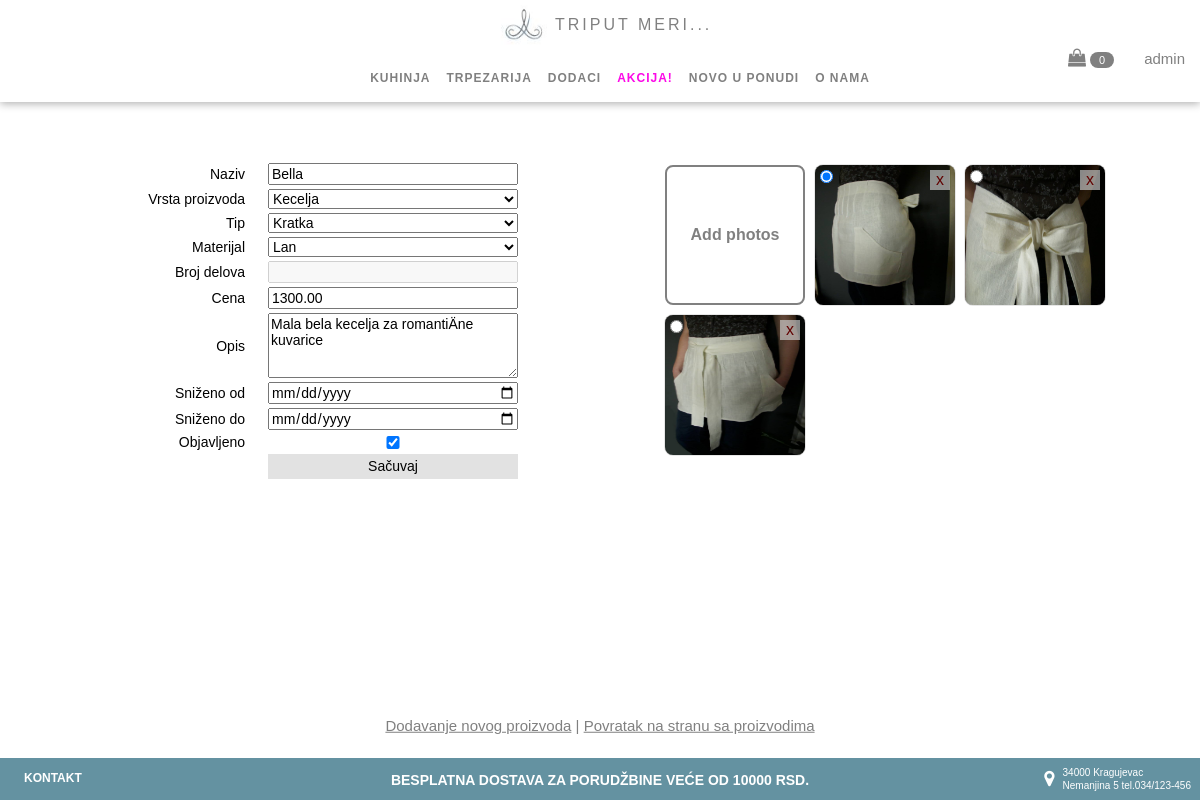
Page /editProduct.php?id=4 (signed in) on the committed database.
### tables this page shows
CREATE TABLE `product` (
  `Id` int(11) NOT NULL,
  `Name` varchar(50) NOT NULL,
  `TypeId` varchar(50) NOT NULL,
  `Price` decimal(16,2) NOT NULL,
  `Description` varchar(800) NOT NULL,
  `OnSaleFromDate` date NOT NULL,
  `OnSaleToDate` date NOT NULL,
  `Material` varchar(50) NOT NULL,
  `Subcategory` varchar(50) NOT NULL,
  `NumberOfPeaces` int(50) NOT NULL,
  `ImgPath` varchar(50) NOT NULL,
  `Category` varchar(50) DEFAULT NULL,
  `UserDeleted` bit(1) DEFAULT NULL,
  `CreatedOn` date DEFAULT NULL,
  `ModifiedOn` date DEFAULT NULL,
  `PublishedOn` datetime DEFAULT NULL,
  `IsPublished` bit(1) DEFAULT NULL
);

CREATE TABLE `images` (
  `Id` int(11) NOT NULL,
  `ProductId` int(11) NOT NULL,
  `ImagePath` varchar(100) NOT NULL,
  `IsCover` bit(1) DEFAULT NULL
);

### editProduct.php (the view, shortened to what this page needs)
<html>
<head>
<?php
        include("includes/head.inc.php");
    ?>
</head>
<body>
<header>
    <?php
        include("includes/header.inc.php");
    ?>
</header>
<section>
<?php
if(isset($_GET['id'])){
    $temp = $_GET['id'];
    $conn = mysqli_connect("localhost","root","") or die("cannot connect to database");
    $result = mysqli_query($conn, "SELECT * FROM images WHERE ProductId = '$temp'");
    $sql = mysqli_query($conn, "SELECT * FROM product WHERE Id = '$temp'");
    $row = mysqli_fetch_array($sql);
    $subcat = $row['Subcategory'];
    $numb = $row['NumberOfPeaces'];
    if($row['IsPublished'] == 1){
        $checked = 'checked';
    } else {
        $checked = '';
    }
        echo    '<div class="col-6 padd-60">
                <form id="edit_form" class="product_form" action="update.php?id='.$temp.'" method="POST">
                    <table>
                        <tr>
                            <td>Naziv</td>
                            <td><input type="text" name="name" value="'.$row['Name'].'" required></td>
                        </tr>
                        <tr>
                            <td>Vrsta proizvoda</td>
                            <td><select name="subcategory">
                                <option value="">---</option>';
                                    $sql_sub = mysqli_query($conn, "SELECT * FROM product_type WHERE ParentId = 1 OR ParentId = 2 OR ParentId = 3 ");
                                    while ($row_sub = mysqli_fetch_array($sql_sub)){
                                        $val = $row_sub['Type'];
                                        if($val == $row['Subcategory']){
                                            $select = 'selected';
                                        } else {
                                            $select = '';
                                        }
                                    echo '<option value="'.$val.'" '.$select.'>'.$val.'</option>'; }
                                echo '</select>
                            </td>
                        </tr>
                        <tr>
                            <td>Tip</td>
                            <td><select name="type_id">
                                <option value="">---</option>';
                                    $sql_type = mysqli_query($conn, "SELECT * FROM product_type WHERE Type = '$subcat' ");
                                    $row_id = mysqli_fetch_array($sql_type);
                                        $product_type_id = $row_id['Id'];
                                        $sql_type_id = mysqli_query($conn, "SELECT * FROM product_type WHERE ParentId = '$product_type_id'");
                                            while ($row_type = mysqli_fetch_array($sql_type_id)){
                                                $val = $row_type['Type'];
                                                if($val == $row['TypeId']){
                                                    $select = 'selected';
                                                } else {
                                                    $select = '';
                                                }
                                            echo '<option value="'.$val.'" '.$select.'>'.$val.'</option>'; }
                                echo '</select>
                            </td>
                        </tr>
                        <tr>
                            <td>Materijal</td>
                            <td><select name="material">
                                <option value="">---</option>';
                                    $materials = array('Lan', 'Pamuk-lan');
                                    foreach ($materials as $val) {
                                        if ($val == $row['Material']){
                                                $select = "selected";}
                                            else {
                                                $select = "";
                                            }
                                    echo '<option value="'.$val.'" '.$select.'>'.$val.'</option>'; }
                                echo '</select>
                            </td>
                        </tr>
                        <tr>
                            <td>Broj delova</td>
                            <td id="peacesNumber">';
                                    $allowed_products = array("Set za rucavanje", "Podmetaci za rucavanje", "Podmetaci za case");
                                    if(in_array($subcat, $allowed_products)){
                                        echo '<input type="number" name="numb_of_peaces" placeholder="od 1 do 8" min="1" max="8" value='.$numb.'>';
                                    } else {
                                        echo '<input type="number" name="numb_of_peaces" disabled>';
                                    }
                        echo '</td>
                        </tr>
                        <tr>
                            <td>Cena</td>
                            <td><input type="number" name="price" value="'.$row['Price'].'"></td>
                        </tr>
                        <tr>
                            <td>Opis</td>
                            <td><textarea rows="3"  name ="description" >'.$row['Description'].'</textarea></td>
                        </tr>
                        <tr>
                            <td>Sniženo od</td>
                            <td><input type="date" name="on_sale_from" value="'.$row['OnSaleFromDate'].'"></td>
                        </tr>
                        <tr>
                            <td>Sniženo do</td>
                            <td><input type="date" name="on_sale_to" value="'.$row['OnSaleToDate'].'"></td>
                        </tr>
                        <tr>
                            <td>Objavljeno</td>
                            <td><input type="checkbox" name="published" '.$checked.'></td>
                        </tr>
                        <tr>
                            <td></td>
                            <td><input type="submit" name="submit" value="Sačuvaj"></td>
                        </tr>
                    </table>
                </form>
                </div>';
        echo    '<div class="col-6 padd-60">';
        echo    '<div id="wrapDiv-pill" class="scroll">';
        echo    '<form id="submit_form" action="addPhotos.php" method="POST" enctype="multipart/form-data">
                    <div class="product_images">
                        <div class="upload-btn-wrapper">
                            <button class="upload_btn">Add photos</button>
                            <input type="file" name="fileToUpload" id="inputfile">
                        </div>
                    </div>
                    <input type="submit" name="submit" value="ok" id="addImg">
                </form>';
                while ($row = mysqli_fetch_array($result)){
                    if($row['IsCover']==1){
                        $checked = 'checked';
                    } else {
                        $checked = '';
                    }
                echo    '<div  class="product_images">
                            <img src="'.$row['ImagePath'].'" alt="primer">
                            <button type="button" id ="'.$row['Id'].'" class="remove_button" title="Remove image">x</button>
                            <input  type="radio" '.$checked.' name="setCover" id="'.$row['Id'].'" class="set_cover" title="Set cover photo">
                        </div>';
                }
        echo    '</div>';
        echo    '</div>';
        echo    '<span id="close_btn"><a href="addNewEntry.php"> <u> Dodavanje novog proizvoda</u></a> | <a href="admin.php"><u>Povratak na stranu sa proizvodima</u> </a></span>';
}
else {
    header("location:admin.php");
}
?>
</section>
<footer>
    <?php
        include("includes/footer.inc.php");
    ?>
</footer>
</body>
</html>

### css/myStyle.css (style rules this page uses)
* { box-sizing: border-box; font-family: Arial, Helvetica, sans-serif; margin: 0; }
a { text-decoration: none; color: gray; }
.col-6 { width: 50%; }
[class*="col-"] { float: left; }
.padd-60 { padding: 60px; }
header { width: 100%; min-height: 92px; position: fixed; z-index: 20; text-align: center; background-color: white; box-shadow: 0px 2px 8px rgba(0, 0, 0, 0.3); background: white; }
section { text-align: center; height: 100%; width: 100%; padding: 100px 0 40px; float: left; }
table { text-align: left; }
footer { height: auto; position: fixed; bottom: 0; z-index: 10; background: #6492a1; width: 100%; }
.product_form table { float: right; font-size: 14px; }
.product_form table td { width: 250px; text-align: right; padding-right: 20px; }
.product_form table input, .product_form table select, .product_form table textarea { width: 250px; }
.product_form table textarea { height: 65px; }
.product_form table input[type='submit'] { background-color: rgba(211, 211, 211, 0.651); border: none; padding: 4px; }
.scroll { position: relative; height: 300px; width: 470px; overflow-y: auto; }
.product_images { position: relative; padding: 5px; width: 150px; height: 150px; float: left; }
.product_images img { border-radius: 8px; width: 100%; height: 100%; box-shadow: 0 0 1px; }
.product_images .set_cover { position: absolute; top: 10px; left: 10px; }
.product_images .remove_button { position: absolute; top: 10px; left: 100%; transform: translate(-150%, 0); color: #610202; outline: none; background-color: rgba(211, 211, 211, 0.644); border: none; }
.upload-btn-wrapper { position: relative; width: 100%; height: 100%; display: inline-block; overflow: hidden; }
.upload-btn-wrapper .upload_btn { width: 100%; height: 100%; border: 2px solid gray; color: gray; background-color: white; padding: 6px 20px; border-radius: 8px; font-size: 16px; font-weight: bold; }
#close_btn { color: gray; font-size: 15px; padding: 6px; position: absolute; top: 100%; left: 50%; transform: translate(-50%, calc(-100% - 60px)); }

### rows in the picture
product: name "Bella", price "1300.00", description "Mala bela kecelja za romantiÄne kuvarice"
images: ImagePath (picture)
images: ImagePath (picture)
images: ImagePath (picture)

### other values in the picture
$_SESSION["user"] "admin"
form field subcategory "Kecelja"
form field type_id "Kratka"
form field material "Lan"
